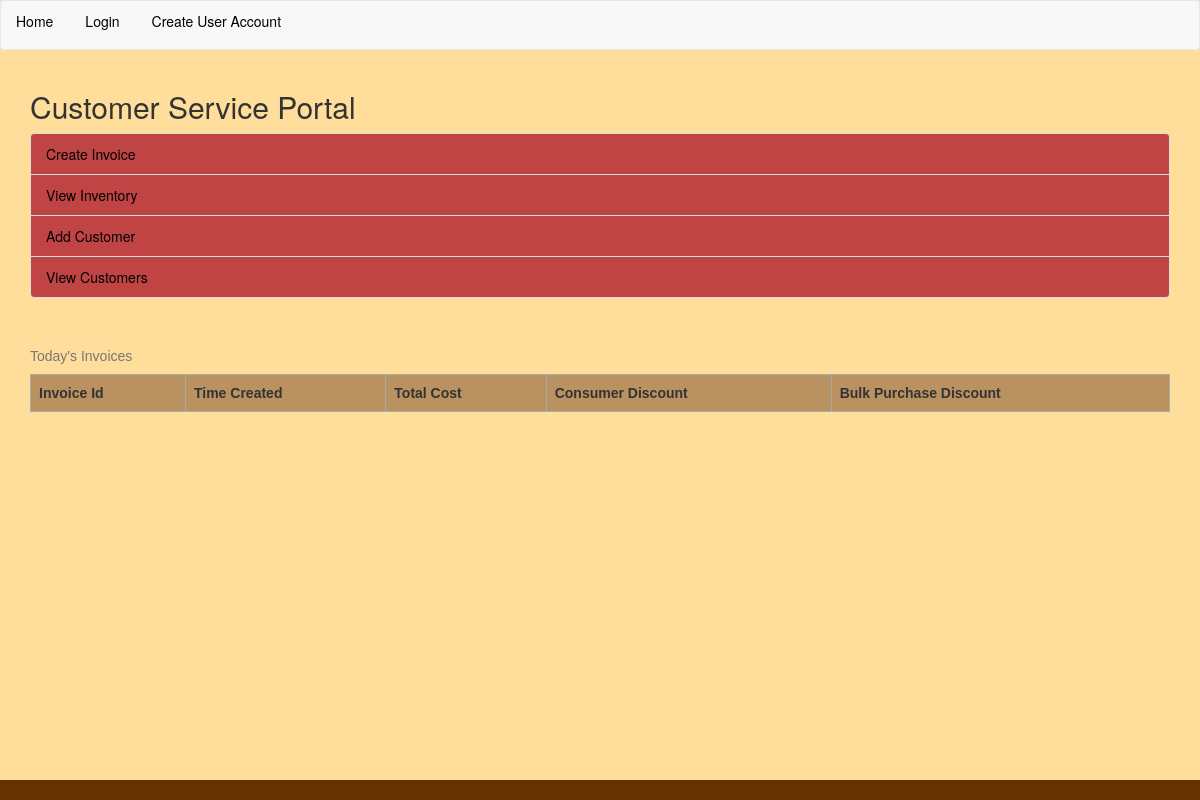
The page /customer_service/ on the database as committed earlier.
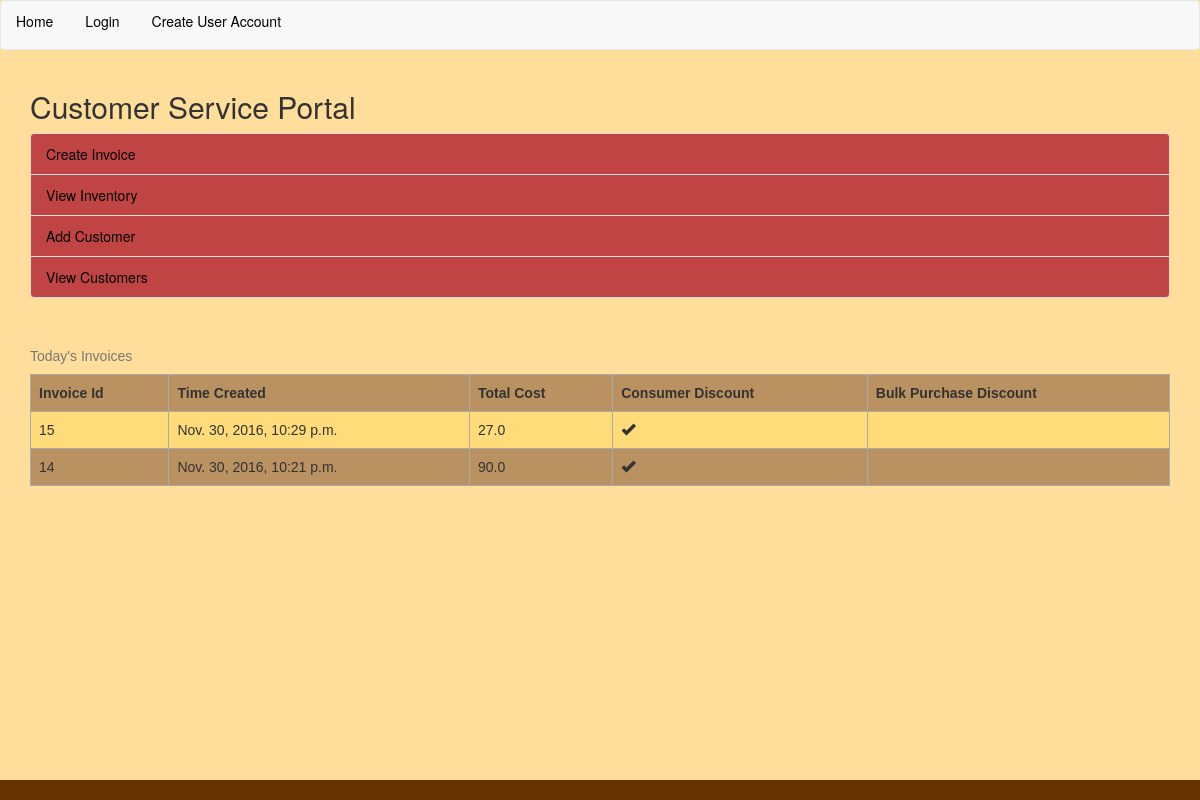
The same page on the database as committed later.
### app/models.py (models this page shows, shortened)
class Invoice(models.Model):
    delivery = models.BooleanField()
    customer = models.CharField(max_length=50)
    customer_discount = models.CharField(max_length=20)
    time_created = models.DateTimeField(auto_now_add=True)
    roaster_seen = models.BooleanField(default=False)
    production_seen = models.BooleanField(default=False)
    shipping_seen = models.BooleanField(default=False)
    roaster_complete = models.BooleanField(default=False)
    production_complete = models.BooleanField(default=False)
    shipping_complete = models.BooleanField(default=False)
    @property
    def discount_rate(self):
        items = OrderItem.objects.filter(invoice=self)
        bulk_discount = 0
        costumer_discount = 0
        condition1 =  sum([int(order_item.amount) * int(order_item.quantity) for order_item in items ]) > 400 #ounces
        condition2 = self.customer_discount
        if condition1 or condition2:
            if condition1:
                bulk_discount = .05
            if condition2:
                costumer_discount = .10
            return (bulk_discount + costumer_discount)
        else:
            return 0
    @property
    def bulk_discount(self):
        items = OrderItem.objects.filter(invoice=self)
        return sum([int(order_item.amount) * int(order_item.quantity) for order_item in items ]) > 400
    @property
    def total_cost(self):
        items = OrderItem.objects.filter(invoice=self)
        items_total = sum([order_item.total_cost for order_item in items])
        return round(items_total - (items_total * self.discount_rate), 2)
    @property
    def is_recent(self):
        return self.time_created.date() == date.today()

class OrderItem(models.Model):
    GRIND = [
    ("whole bean", "WB" ),
    ("fine", "#3"),
    ("standard", "#7"),
    ("coarse", "#10")
    ]
    SIZE = [
    ("12oz","12oz"),
    ("1lbs", "1lbs"),
    ("5lbs", "5lbs")
    ]
    invoice = models.ForeignKey(Invoice)
    item = models.CharField(max_length=100)
    quantity = models.PositiveIntegerField()
    amount = models.CharField(max_length=20, choices=SIZE)
    grind = models.CharField(max_length=20, choices=GRIND)
    @property
    def total_cost(self):
        if self.amount == "12":
            return int(self.quantity) * int(InventoryItem.objects.get(name=self.item).price_12_oz)
        elif self.amount == "16":
            return int(self.quantity) * int(InventoryItem.objects.get(name=self.item).price_1_lbs)
        elif self.amount == "80":
            return int(self.quantity) * int(InventoryItem.objects.get(name=self.item).price_5_lbs)

class InventoryItem(models.Model):
    name = models.CharField(max_length=40, unique=True)
    picture = models.FileField()
    price_12_oz = models.FloatField()
    price_1_lbs = models.FloatField()
    price_5_lbs = models.FloatField()

### app/views.py (the view)
# urls.py: url(r'^customer_service/$', CustomerServiceTemplateView.as_view(), name="customer_service_view"),
class CustomerServiceTemplateView(TemplateView):
    template_name = "customer_service.html"
    def get_context_data(self, **kwargs):
        object_list = Invoice.objects.all().order_by('-time_created')
        context = {'invoices': object_list}
        return context

### templates/customer_service.html (shortened to what this page needs)
{% extends 'base.html' %}
{% block content %}
<div class="container">
  <h2>Customer Service Portal</h2>
</div>
<div class="container">
  <div id=divmenu class="list-group">
    <a href="{% url 'order_form_view' %}" class="list-group-item ">Create Invoice</a>
    <a href="{% url 'inventory_list_view' %}" class="list-group-item ">View Inventory</a>
    <a href="{% url 'customer_form_view' %}" class="list-group-item ">Add Customer</a>
    <a href="{% url 'customer_list_view' %}" class="list-group-item ">View Customers</a>
  </div>
</div>
<div id=divtable class="container">
<table>
  <caption>Today's Invoices</caption>
  <tr>
    <th>Invoice Id</th>
    <th>Time Created</th>
    <th>Total Cost</th>
    <th>Consumer Discount</th>
    <th>Bulk Purchase Discount</th>
  </tr>
  {% for invoice in invoices %}
    {% if invoice.is_recent %}
  <tr>
    <td>{{invoice.id}} </td>
    <td> {{invoice.time_created}}</td>
    <td> {{invoice.total_cost}}</td>
    <td> {% if invoice.customer_discount %}
      <span class="glyphicon glyphicon-ok" aria-hidden="true"></span>
        {% endif %}
    </td>
    <td>
    </td>
      {% endif %}
  </tr>
  {% endfor %}
</table>
</div>
{% endblock %}

Rows that differ between the two databases and show on the page:
added Invoice: id "15", time_created "Nov. 30, 2016, 10:29 p.m.", total_cost "27.0"
added Invoice: id "14", time_created "Nov. 30, 2016, 10:21 p.m.", total_cost "90.0"
